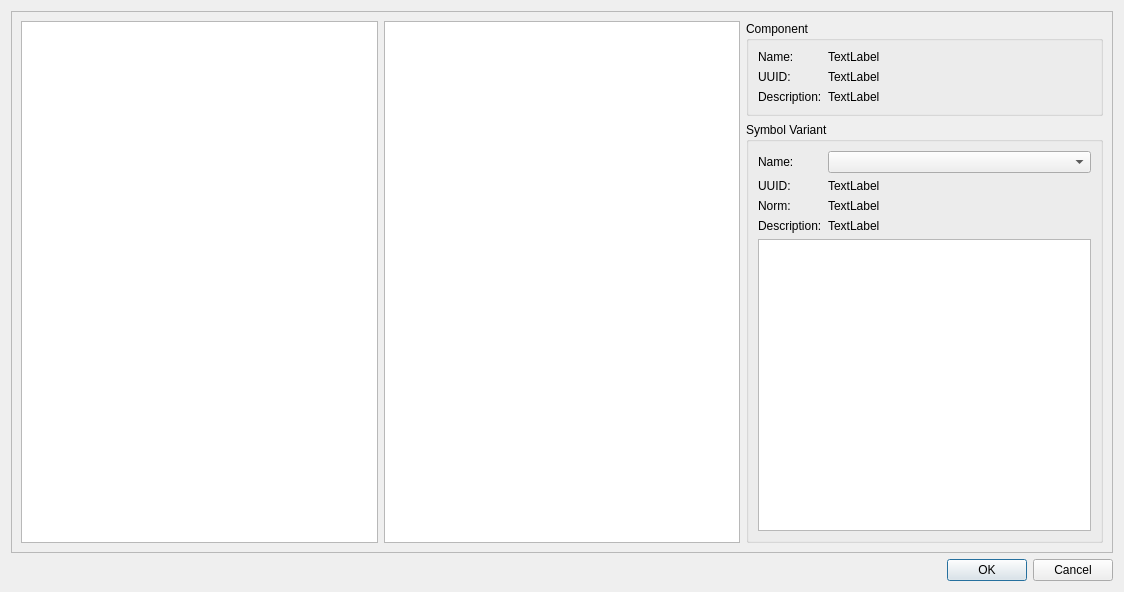
<?xml version="1.0" encoding="UTF-8"?>
<ui version="4.0">
 <class>AddComponentDialog</class>
 <widget class="QDialog" name="AddComponentDialog">
  <property name="geometry">
   <rect>
    <x>0</x>
    <y>0</y>
    <width>1124</width>
    <height>592</height>
   </rect>
  </property>
  <property name="windowTitle">
   <string>Add Component</string>
  </property>
  <layout class="QVBoxLayout" name="verticalLayout">
   <item>
    <widget class="QScrollArea" name="scrollArea">
     <property name="horizontalScrollBarPolicy">
      <enum>Qt::ScrollBarAsNeeded</enum>
     </property>
     <property name="widgetResizable">
      <bool>true</bool>
     </property>
     <widget class="QWidget" name="scrollAreaWidgetContents_2">
      <property name="geometry">
       <rect>
        <x>0</x>
        <y>0</y>
        <width>1104</width>
        <height>539</height>
       </rect>
      </property>
      <layout class="QHBoxLayout" name="horizontalLayout">
       <item>
        <widget class="QTreeView" name="treeCategories">
         <property name="editTriggers">
          <set>QAbstractItemView::NoEditTriggers</set>
         </property>
        </widget>
       </item>
       <item>
        <widget class="QListWidget" name="listComponents">
         <property name="minimumSize">
          <size>
           <width>150</width>
           <height>0</height>
          </size>
         </property>
         <property name="sortingEnabled">
          <bool>true</bool>
         </property>
        </widget>
       </item>
       <item>
        <layout class="QVBoxLayout" name="verticalLayout_2">
         <item>
          <widget class="QGroupBox" name="gbxComponent">
           <property name="title">
            <string>Component</string>
           </property>
           <layout class="QFormLayout" name="formLayout">
            <property name="fieldGrowthPolicy">
             <enum>QFormLayout::AllNonFixedFieldsGrow</enum>
            </property>
            <item row="0" column="0">
             <widget class="QLabel" name="label_4">
              <property name="text">
               <string>Name:</string>
              </property>
             </widget>
            </item>
            <item row="0" column="1">
             <widget class="QLabel" name="lblCompName">
              <property name="text">
               <string>TextLabel</string>
              </property>
              <property name="wordWrap">
               <bool>true</bool>
              </property>
              <property name="textInteractionFlags">
               <set>Qt::LinksAccessibleByMouse|Qt::TextSelectableByMouse</set>
              </property>
             </widget>
            </item>
            <item row="1" column="0">
             <widget class="QLabel" name="label_2">
              <property name="text">
               <string>UUID:</string>
              </property>
             </widget>
            </item>
            <item row="1" column="1">
             <widget class="QLabel" name="lblCompUuid">
              <property name="text">
               <string>TextLabel</string>
              </property>
              <property name="textInteractionFlags">
               <set>Qt::LinksAccessibleByMouse|Qt::TextSelectableByMouse</set>
              </property>
             </widget>
            </item>
            <item row="2" column="0">
             <widget class="QLabel" name="label_6">
              <property name="text">
               <string>Description:</string>
              </property>
             </widget>
            </item>
            <item row="2" column="1">
             <widget class="QLabel" name="lblCompDescription">
              <property name="text">
               <string>TextLabel</string>
              </property>
              <property name="wordWrap">
               <bool>true</bool>
              </property>
              <property name="textInteractionFlags">
               <set>Qt::LinksAccessibleByMouse|Qt::TextSelectableByMouse</set>
              </property>
             </widget>
            </item>
           </layout>
          </widget>
         </item>
         <item>
          <widget class="QGroupBox" name="gbxSymbVar">
           <property name="title">
            <string>Symbol Variant</string>
           </property>
           <layout class="QVBoxLayout" name="verticalLayout_3">
            <item>
             <layout class="QFormLayout" name="formLayout_3">
              <property name="fieldGrowthPolicy">
               <enum>QFormLayout::AllNonFixedFieldsGrow</enum>
              </property>
              <item row="0" column="0">
               <widget class="QLabel" name="label_5">
                <property name="text">
                 <string>Name:</string>
                </property>
               </widget>
              </item>
              <item row="0" column="1">
               <widget class="QComboBox" name="cbxSymbVar"/>
              </item>
              <item row="1" column="0">
               <widget class="QLabel" name="label">
                <property name="text">
                 <string>UUID:</string>
                </property>
               </widget>
              </item>
              <item row="1" column="1">
               <widget class="QLabel" name="lblSymbVarUuid">
                <property name="text">
                 <string>TextLabel</string>
                </property>
                <property name="wordWrap">
                 <bool>true</bool>
                </property>
                <property name="textInteractionFlags">
                 <set>Qt::LinksAccessibleByMouse|Qt::TextSelectableByMouse</set>
                </property>
               </widget>
              </item>
              <item row="3" column="0">
               <widget class="QLabel" name="label_11">
                <property name="text">
                 <string>Description:</string>
                </property>
               </widget>
              </item>
              <item row="3" column="1">
               <widget class="QLabel" name="lblSymbVarDescription">
                <property name="text">
                 <string>TextLabel</string>
                </property>
                <property name="wordWrap">
                 <bool>true</bool>
                </property>
                <property name="textInteractionFlags">
                 <set>Qt::LinksAccessibleByMouse|Qt::TextSelectableByMouse</set>
                </property>
               </widget>
              </item>
              <item row="2" column="0">
               <widget class="QLabel" name="label_3">
                <property name="text">
                 <string>Norm:</string>
                </property>
               </widget>
              </item>
              <item row="2" column="1">
               <widget class="QLabel" name="lblSymbVarNorm">
                <property name="text">
                 <string>TextLabel</string>
                </property>
                <property name="wordWrap">
                 <bool>true</bool>
                </property>
                <property name="textInteractionFlags">
                 <set>Qt::LinksAccessibleByMouse|Qt::TextSelectableByMouse</set>
                </property>
               </widget>
              </item>
             </layout>
            </item>
            <item>
             <widget class="GraphicsView" name="graphicsView">
              <property name="verticalScrollBarPolicy">
               <enum>Qt::ScrollBarAlwaysOff</enum>
              </property>
              <property name="horizontalScrollBarPolicy">
               <enum>Qt::ScrollBarAlwaysOff</enum>
              </property>
             </widget>
            </item>
           </layout>
          </widget>
         </item>
        </layout>
       </item>
      </layout>
     </widget>
    </widget>
   </item>
   <item>
    <widget class="QDialogButtonBox" name="buttonBox">
     <property name="orientation">
      <enum>Qt::Horizontal</enum>
     </property>
     <property name="standardButtons">
      <set>QDialogButtonBox::Cancel|QDialogButtonBox::Ok</set>
     </property>
    </widget>
   </item>
  </layout>
 </widget>
 <customwidgets>
  <customwidget>
   <class>GraphicsView</class>
   <extends>QGraphicsView</extends>
   <header location="global">librepcbcommon/graphics/graphicsview.h</header>
  </customwidget>
 </customwidgets>
 <resources/>
 <connections>
  <connection>
   <sender>buttonBox</sender>
   <signal>accepted()</signal>
   <receiver>AddComponentDialog</receiver>
   <slot>accept()</slot>
   <hints>
    <hint type="sourcelabel">
     <x>248</x>
     <y>254</y>
    </hint>
    <hint type="destinationlabel">
     <x>157</x>
     <y>274</y>
    </hint>
   </hints>
  </connection>
  <connection>
   <sender>buttonBox</sender>
   <signal>rejected()</signal>
   <receiver>AddComponentDialog</receiver>
   <slot>reject()</slot>
   <hints>
    <hint type="sourcelabel">
     <x>316</x>
     <y>260</y>
    </hint>
    <hint type="destinationlabel">
     <x>286</x>
     <y>274</y>
    </hint>
   </hints>
  </connection>
 </connections>
</ui>
